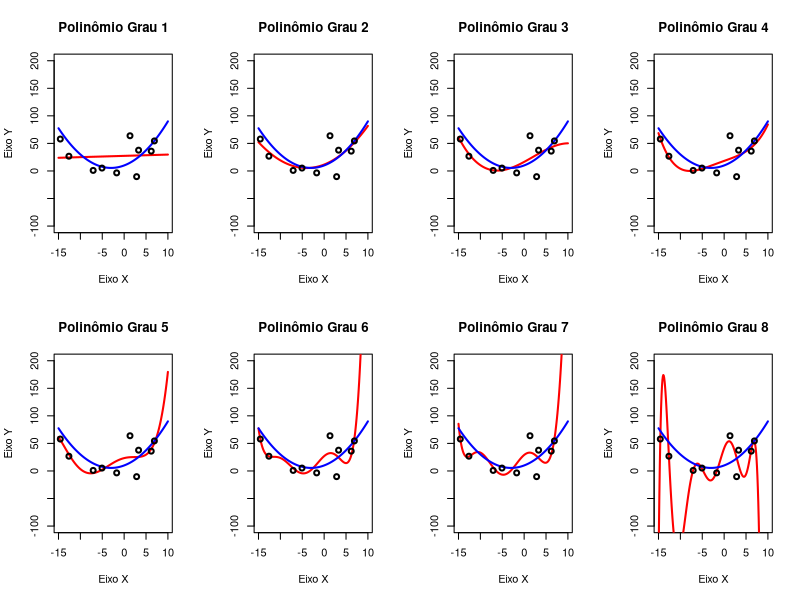

The R script that drew this image:
rm(list = ls())
# dev.off()

library("corpcor") # usado para função da pseudoinversa

fgx <- function(xin) {
    (0.5 * xin^2) + (3 * xin) + 10
}

NUMBER_OF_SAMPLES <- 10

X <- runif(n = NUMBER_OF_SAMPLES, min = -15, max = 10) # vetor aleatorio
Y <- fgx(X) + 10 * rnorm(length(X), mean = 0, sd = 4) # dados de aprendizado
par(mfrow = c(2, 4))

for (i in 1:8) {
    POLYNOMIAL_DEGREE <- i

    switch(POLYNOMIAL_DEGREE,
        H <- cbind(X^1, X^0),
        H <- cbind(X^2, X^1, X^0),
        H <- cbind(X^3, X^2, X^1, X^0),
        H <- cbind(X^4, X^3, X^2, X^1, X^0),
        H <- cbind(X^5, X^4, X^3, X^2, X^1, X^0),
        H <- cbind(X^6, X^5, X^4, X^3, X^2, X^1, X^0),
        H <- cbind(X^7, X^6, X^5, X^4, X^3, X^2, X^1, X^0),
        H <- cbind(X^8, X^7, X^6, X^5, X^4, X^3, X^2, X^1, X^0),
    )

    # %*% é multiplicação matricial
    w <- pseudoinverse(H) %*% Y

    # aqui, w sao os parametros aprendidos. (vetor de parametros w)

    ## --- aprendizado da RNA se encerra aqui. --- ##
    ##  agora, é somente teste com os parametros aprendidos w

    xgrid <- seq(-15, 10, 0.1)
    ygrid <- ((0.5 * xgrid^2) + (3 * xgrid) + 10)

    switch(POLYNOMIAL_DEGREE,
        Hgrid <- cbind(xgrid^1, xgrid^0),
        Hgrid <- cbind(xgrid^2, xgrid^1, xgrid^0),
        Hgrid <- cbind(xgrid^3, xgrid^2, xgrid^1, xgrid^0),
        Hgrid <- cbind(xgrid^4, xgrid^3, xgrid^2, xgrid^1, xgrid^0),
        Hgrid <- cbind(xgrid^5, xgrid^4, xgrid^3, xgrid^2, xgrid^1, xgrid^0),
        Hgrid <- cbind(xgrid^6, xgrid^5, xgrid^4, xgrid^3, xgrid^2, xgrid^1, xgrid^0),
        Hgrid <- cbind(xgrid^7, xgrid^6, xgrid^5, xgrid^4, xgrid^3, xgrid^2, xgrid^1, xgrid^0),
        Hgrid <- cbind(xgrid^8, xgrid^7, xgrid^6, xgrid^5, xgrid^4, xgrid^3, xgrid^2, xgrid^1, xgrid^0),
    )

    yhatgrid <- Hgrid %*% w

    # yhatgrid é y chapeu: é a saida aprendida da maquina
    plot(
        NULL,
        main = if (POLYNOMIAL_DEGREE == 1) {
            "Polinômio Grau 1"
        } else if (POLYNOMIAL_DEGREE == 2) {
            "Polinômio Grau 2"
        } else if (POLYNOMIAL_DEGREE == 3) {
            "Polinômio Grau 3"
        } else if (POLYNOMIAL_DEGREE == 4) {
            "Polinômio Grau 4"
        } else if (POLYNOMIAL_DEGREE == 5) {
            "Polinômio Grau 5"
        } else if (POLYNOMIAL_DEGREE == 6) {
            "Polinômio Grau 6"
        } else if (POLYNOMIAL_DEGREE == 7) {
            "Polinômio Grau 7"
        } else if (POLYNOMIAL_DEGREE == 8) {
            "Polinômio Grau 8"
        },
        xlab = "Eixo X",
        ylab = "Eixo Y",
        ylim = c(-100, 200),
        xlim = c(-15, 10)
    )
    lines(xgrid, yhatgrid, col = "red", lwd = 2)
    lines(xgrid, ygrid, col = "blue", lwd = 2)
    points(X, Y, col = "black", lwd = 2)

    # legend(
    #     "bottom",
    #     inset = c(-0.3, 0.1),
    #     legend = c(
    #         "Função geradora",
    #         "Polinômio aprendido pela RNA",
    #         "Dados de amostragem"
    #     ),
    #     fill = c("blue", "red", "black")
    # )
}
